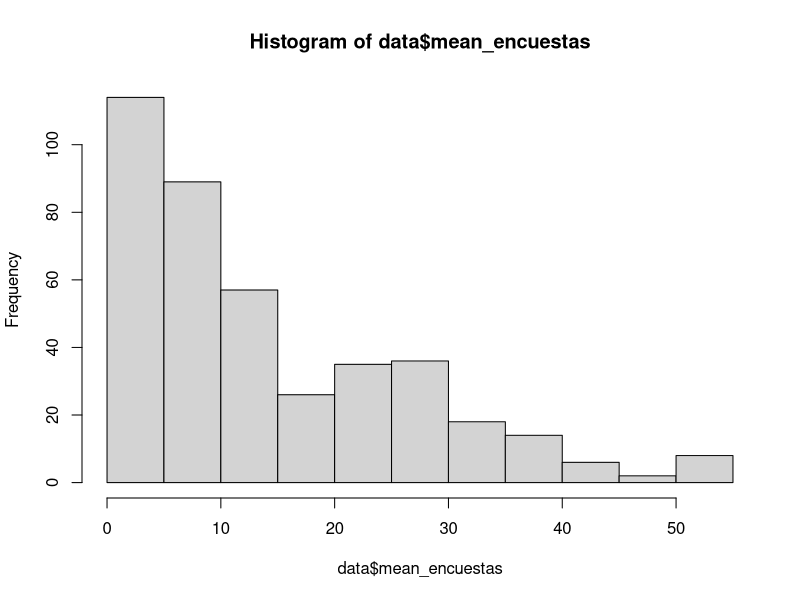
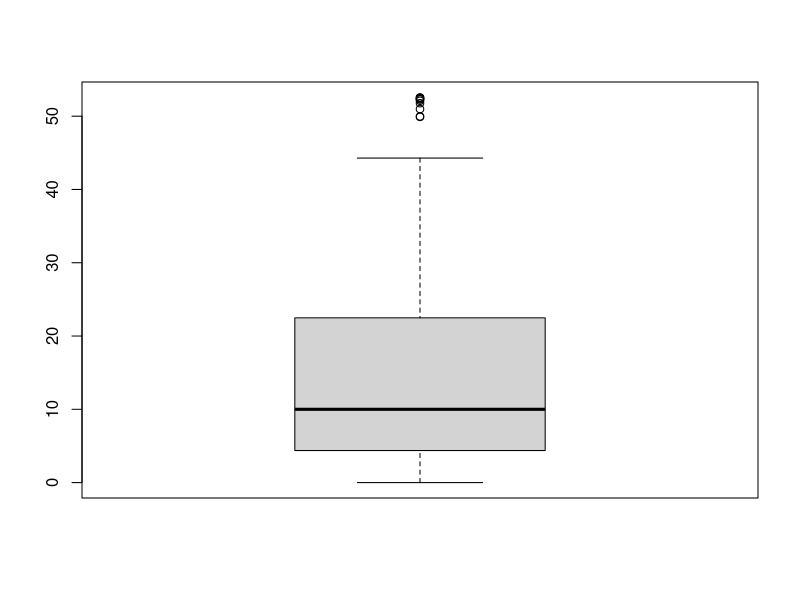
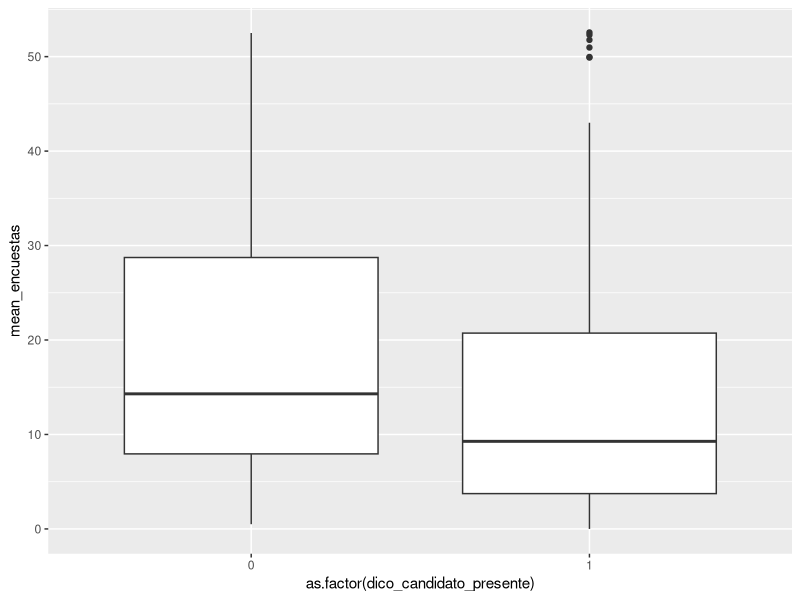
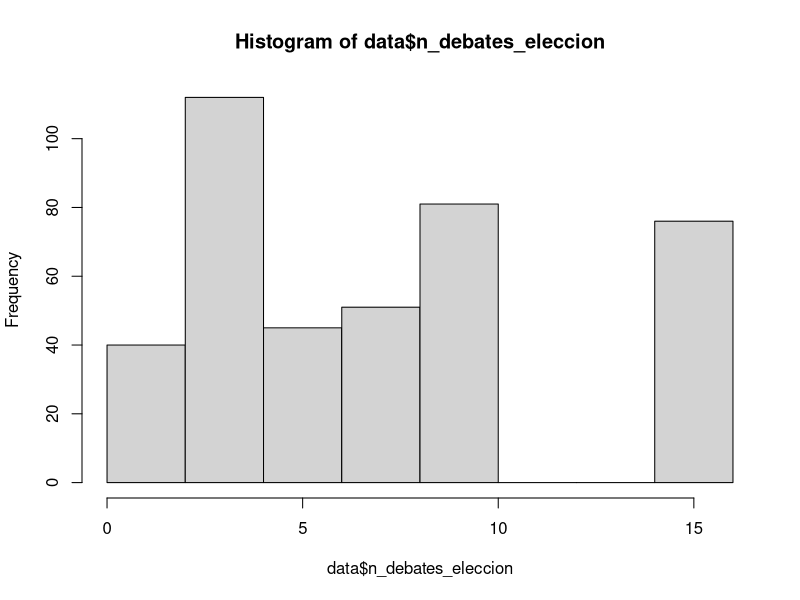
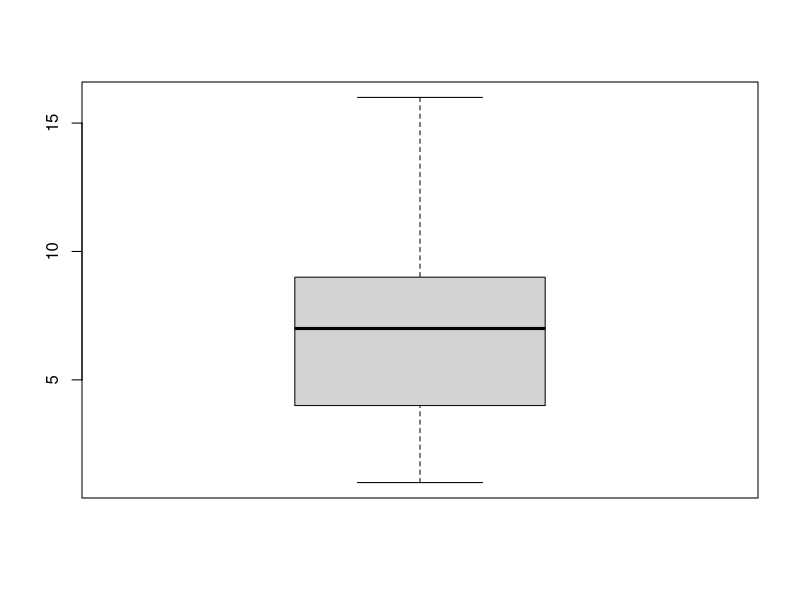
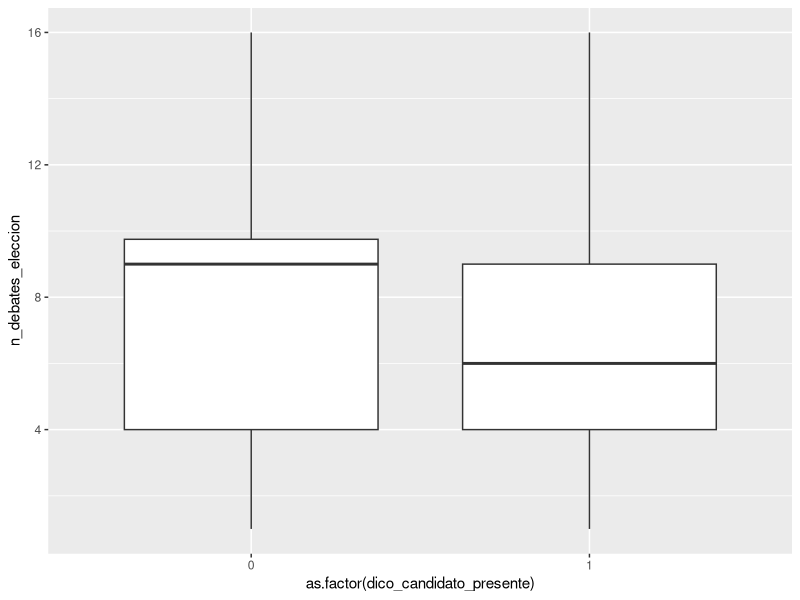
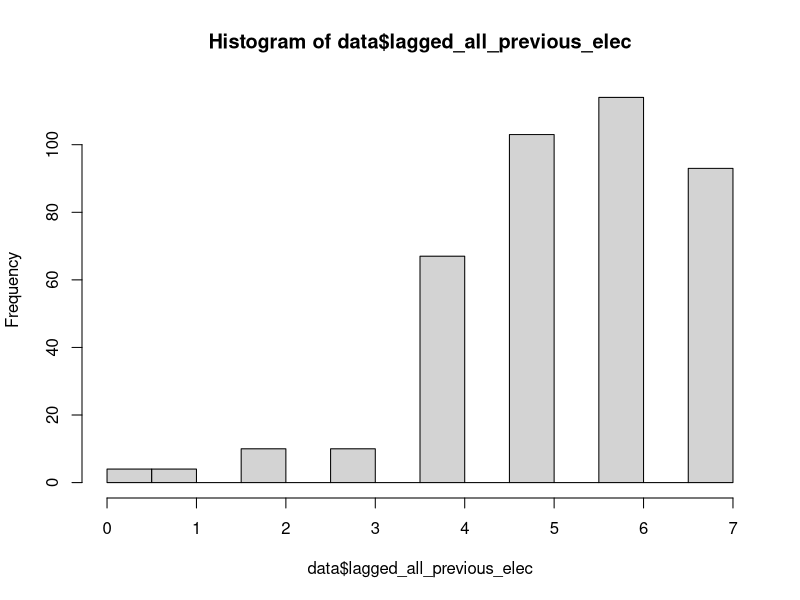
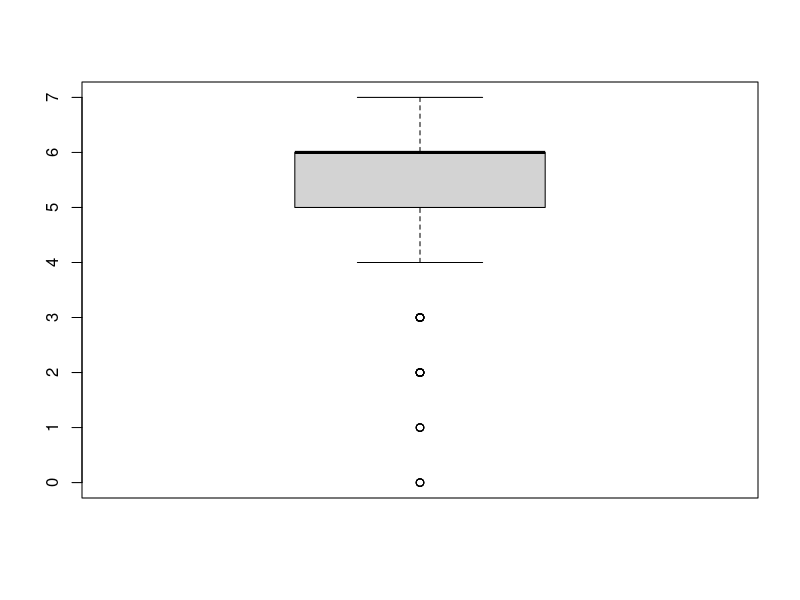

Recreate these plots in R, in order. (Note: this script raises an error after producing the figures.)
# MODELO DE PROBA DE AUSENCIAS PARA LOS CANDIATOS

# version borrador 12 marzo 2024

# LIBRERIAS #####

library(tidyverse)

# DATA ###########
setwd("/home/carolina/Documents/Proyectos R/debates_latam2024/tesis_doctorado/datav2023")
base_candidatos_matcheados <- read.csv("base_candidatos_matcheados2023.csv")
base_elecciones <- read.csv("all_elections.csv") 

#u_elec <- base_elecciones$electionid %>% unique()
#u_elec <- base_candidatos_matcheados$electionid %>% unique()

# TRABAJO ########
setwd("/home/carolina/Documents/Proyectos R/debates_latam2024/tesis_doctorado/")
options(scipen=999)

# DATA WRANGLING #############
# para estos modelos conviene sacar segunda ronda, ya que por definicion no hay debates fallidos, es sesgada

data <- base_candidatos_matcheados %>% 
  subset(ncat_ronda==1)

# uno data anual
base_elecciones <- base_elecciones %>% 
  select(-X) %>% 
  subset(dico_debates_eleccion==1&ncat_ronda==1) %>% 
  select(-electionid) %>% 
  mutate(electid = paste(cat_pais, ncat_eleccion))

u_elec_encuestas <- base_elecciones$electid %>% unique()

data <- data %>% 
  left_join(base_elecciones)

u_elec_debates <- data$electid %>% unique() 
# por algun motivo hay 7 elecciones de las que tenemos pero no tenemos data. 
#tiene que ver con las fechas, si extendemos la ventana de encuestas los abarcamos casi todos

# CHEQUEO
# Elements present in vector2 but not in vector1
#missing_in_vector <- u_elec_encuestas[!u_elec_encuestas %in% u_elec_debates]
#[1] "Chile 1989"      "Chile 2000"      "Costa Rica 2010" "Guatemala 2007"  "Mexico 1994"     "Mexico 2000"     "Paraguay 2023"  

# creamos variables # QUIZAS SERIA MEJOR IMPORTAR ESTAS VARIABLES DESDE EL DATASET COMPLETO 
# ranking <- data %>% 
#   select(cat_pais, ncat_eleccion, nombres_candidatos, mean_encuestas) %>%
#   unique() %>% 
#   group_by(ncat_eleccion, cat_pais) %>% 
#   mutate(rank = rank(100-mean_encuestas))
# 
# data <- data %>% 
#   left_join(ranking) %>% 
#   mutate(frontrunner = ifelse(rank==1,1,0),
#          challenger = ifelse(rank==2,1,0),
#          tail = ifelse(frontrunner==0&challenger==0,1,0))

data <- data %>% 
  mutate(dico_frontrunner = ifelse(nombres_candidatos==frontrunner,1,0),
         dico_challenger = ifelse(nombres_candidatos==challenger,1,0),
         dico_tail = ifelse(dico_frontrunner==0&dico_challenger==0,1,0))

# exploracion de VD #############
table(data$dico_candidato_presente)

# exploracion de VIs ############## 

# VENTAJA ABSOLUTA #
hist(data$mean_encuestas) # ojo que la variable esta algo sesgada y quizas haya un outlier
boxplot(data$mean_encuestas) # hay un outlier

mean_values <- aggregate(mean_encuestas ~ dico_candidato_presente, data, mean, na.rm = TRUE)
ggplot(data) + geom_boxplot(aes(as.factor(dico_candidato_presente), mean_encuestas))
# interesante que igual outlier estuvo presente

# VENTAJA RELATIVA #
table(data$dico_frontrunner)
table(data$dico_challenger)
table(data$dico_tail)

mean_values <- aggregate(dico_frontrunner ~ dico_candidato_presente, data, mean, na.rm = TRUE)
mean_values <- aggregate(dico_challenger ~ dico_candidato_presente, data, mean, na.rm = TRUE)
mean_values <- aggregate(dico_tail ~ dico_candidato_presente, data, mean, na.rm = TRUE)
# frontrunner mas ausente que presente
# challenger casi igual, pero ligeramente mas presente
# tail mas presente que ausente

# VENTAJA EN DIFERENCIA #
# PENDIENTE ARMAR VARIABLE #

# NIVEL ELECCION: AGENDA #
hist(data$n_debates_eleccion)
boxplot(data$n_debates_eleccion) # hay una tail asimetrica pero no hay outliers
mean_values <- aggregate(n_debates_eleccion ~ dico_candidato_presente, data, mean, na.rm = TRUE)
ggplot(data) + geom_boxplot(aes(as.factor(dico_candidato_presente), n_debates_eleccion))
# hay mas ausentes cuando hay mas debates en la campaña

# INCUMBENCY #
table(data$gov_)
table(data$gov_, data$dico_candidato_presente) # ojo, tenemos muy pocos incumbents y muchos missing, mejor quizas no usar

mean_values <- aggregate(gov_ ~ dico_candidato_presente, data, mean, na.rm = TRUE)

# TRAD DEBATES # # considerar tambien versiones VD "frontrunner"
# dadas las caracts de este modelo (sesgado a solo elec con debates), y supuestos, quizas es mas pertinente segunda version (cuanti)
# dico: ult eleccion #
table(data$lagged_dico_debates_eleccion) 
table(data$lagged_dico_debates_eleccion, data$dico_candidato_presente)  

mean_values <- aggregate(lagged_dico_debates_eleccion ~ dico_candidato_presente, data, mean, na.rm = TRUE) # pocas diferencias, pero ligeramente mas presentes cuando HUBO en elec pasada

# cuanti: cuantas elecs anteriores tuvieron debates # 
hist(data$lagged_all_previous_elec)
boxplot(data$lagged_all_previous_elec) # es asimetrica pero sin outliers
mean_values <- aggregate(lagged_all_previous_elec ~ dico_candidato_presente, data, mean, na.rm = TRUE)
ggplot(data) + geom_boxplot(aes(as.factor(dico_candidato_presente), lagged_all_previous_elec))
# muy pocas diferencias aunque pareceria que va contra la expectativa teorica
# quizas por hecho de que correlaciona con AGENDA

# NORMATIVA #
# versiones dico #
data <- data %>% 
  mutate(dico_obligatorio_candidato = ifelse(ncat_regcandidatos==3,1,0),
         dico_derechos_candidato = ifelse(ncat_regcandidatos==2,1,0)) %>% 
  mutate(dico_any_normativa = ifelse(ncat_regcandidatos>=2,1,0))

table(data$dico_obligatorio_candidato)  # ojo con asimetria
table(data$dico_obligatorio_candidato, data$dico_candidato_presente)  # curioso hay 5 que faltan cuando es obligatorio? chequear
mean_values <- aggregate(dico_obligatorio_candidato ~ dico_candidato_presente, data, mean, na.rm = TRUE)  

check <- data %>% 
  subset(dico_obligatorio_candidato==1&dico_candidato_presente==0) # claro, candidatos que faltaron a debates otros que los obligatorios 

table(data$dico_derechos_candidato) 
table(data$dico_derechos_candidato, data$dico_candidato_presente)  
mean_values <- aggregate(dico_derechos_candidato ~ dico_candidato_presente, data, mean, na.rm = TRUE) # la ley derechos efectivamente es menos efectiva en prevenir faltar 

table(data$dico_any_normativa) 
table(data$dico_any_normativa, data$dico_candidato_presente)  
mean_values <- aggregate(dico_any_normativa ~ dico_candidato_presente, data, mean, na.rm = TRUE) # pocas diferencias, pero ligeramente mas presentes cuando no hay normativa, puede de nuevo tener que ver con correlac con TRAD y AGENDA

# version ordinal # 
hist(data$ncat_totreg)
boxplot(data$ncat_totreg) # es asimetrica pero sin outliers
mean_values <- aggregate(ncat_totreg ~ dico_candidato_presente, data, mean, na.rm = TRUE)
ggplot(data) + geom_boxplot(aes(as.factor(dico_candidato_presente), ncat_totreg))


# OTRAS DE MODELO ELECCIONES QUE SEAN APLICABLES? LAS SFICATIVAS? TODAS? #
# OTRAS QUE PODAMOS RECONSTRUIR DE CANDIDATOS? IDEO? GENERO? PARTIDO? EDAD? #

### MULTICOLINEALIDAD CRUZADA ######
# Calculate the correlation matrix
#full_data <- base_elecciones # reserva

cor_data <- data %>% 
  select(dico_candidato_presente,
         mean_encuestas,
         n_debates_eleccion,
         dico_frontrunner,
         dico_challenger,
         dico_tail,
         gov_,
         lagged_dico_debates_eleccion,
         lagged_all_previous_elec,
         dico_obligatorio_candidato,
         dico_derechos_candidato,
         dico_any_normativa,
         ncat_totreg #,
         )

correlation_matrix <- cor(cor_data, use= "na.or.complete")

# Visualize the correlation matrix
corrplot::corrplot(correlation_matrix, method = "circle")


# modelos #########################

# MODELO PARA IR PROBANDO INDICADORES ALTERNATIVOS ##############

modelo_test <- glm(dico_candidato_presente ~ 
                   
                   #mean_encuestas +
                   dico_frontrunner +
                   dico_challenger +
                   #dico_tail +
                   #gov_ +
                   #lagged_dico_debates_eleccion +
                   lagged_all_previous_elec +
                   dico_obligatorio_candidato +
                   dico_derechos_candidato +
                   #dico_any_normativa +
                   #ncat_totreg +
                   n_debates_eleccion,
                  
                   data = data,
                   family = "binomial")
summary(modelo_test)

# en lineas generales, por ahora resultados interesantes y en linea con las expectativas teoricas
# variable gov_ tira muchas observaciones
# estaria bueno incorporar mas variables del nivel de los candidatos . PENDIENTE pensar como abordar esto metodologicamente

# MODELOS CON POPULARIDAD DE CANDIDATO COMO BASE ##########

# modelo base: popularidad del candidato 
#posibilidad de mejor indicador para popularidad, que contemple popularidad *relativa*
#-desvio estandar de algo?
#-diferencia con algo?
#-dico_delantera?
modelo_base <- glm(dico_candidato_presente ~ mean_encuestas,
                      data = data,
                      family = "binomial")
summary(modelo_base)

#predict_reg <- predict(modelo_base,
#                       base_candidatos_matcheados, type = "response")

# el signo es conforme a lo esperado (negativo: mas puntaje, menos proba de asistir al debate)
# si o si deberia incorporar si hubo debates anteriormente / si candidato asistio a debate anterior
# para precisar estimacion, por ejemplo abajo, si agrego un efecto fijo por pais,
# el mean_encuestas se vuelve estadisticamente sficativo y aumenta ligeramente en magnitud
# tal vez pueda tb hacer alguna estimacion multinivel

# modelo con fixed effects por pais 
modelo_1 <- glm(dico_candidato_presente ~ mean_encuestas + cat_pais,
                   data = data,
                   family = "binomial")
summary(modelo_1)

# modelo con incumbency 
modelo_2 <- glm(dico_candidato_presente ~ mean_encuestas + gov_,
                data = data,
                family = "binomial")
summary(modelo_2)

# modelo con incumbency y fixed effects
modelo_3 <- glm(dico_candidato_presente ~ mean_encuestas + gov_ + cat_pais,
                data = data,
                family = "binomial")
summary(modelo_3)

# siempre el signo es en la direccion esperada, siempre estadisticamente significativo
# magnitud varia ligeramente entre especificaciones
# magnitud es relativamente pequeña. ver como interpretar. 


# MODELOS CON ORDEN DE LIDERAZGO DE CANDIDATO COMO BASE ##########

# este no da resultados significativos
modelo_base <- glm(dico_candidato_presente ~ rank,
                   data = data,
                   family = "binomial")
summary(modelo_base)

# estos si 
modelo_1 <- glm(dico_candidato_presente ~ frontrunner + challenger, # dejamos fuera tail como cat base
                   data = data,
                   family = "binomial")
summary(modelo_1)

modelo_2 <- glm(dico_candidato_presente ~ frontrunner + challenger + cat_pais, # dejamos fuera tail como cat base
                data = data,
                family = "binomial")
summary(modelo_2) #curioso que en este modelo el challenger tb tiene menos proba de asistir 

# MODELO CON DIFERENCIA O DISTANCIA EN LA COMPETENCIA ##########
# pendiente pensar como construir indicador
# quizas un puntaje z intra pais??